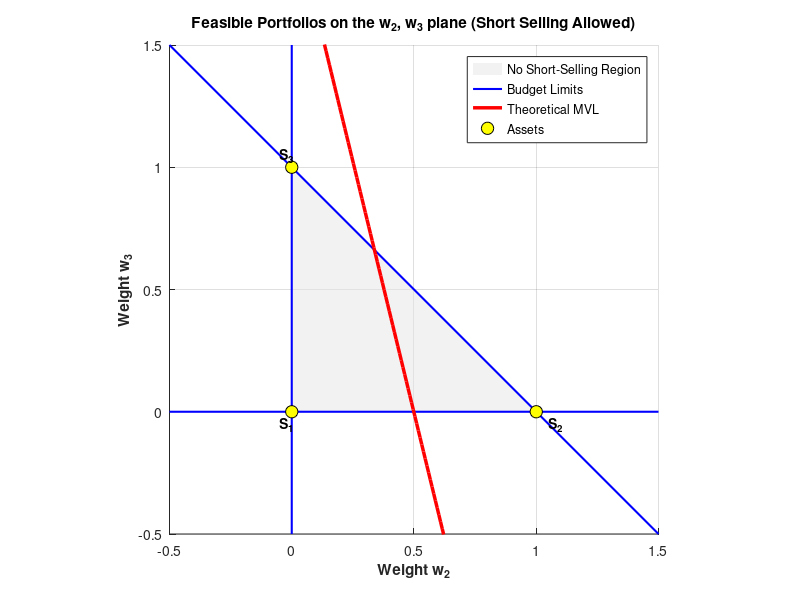
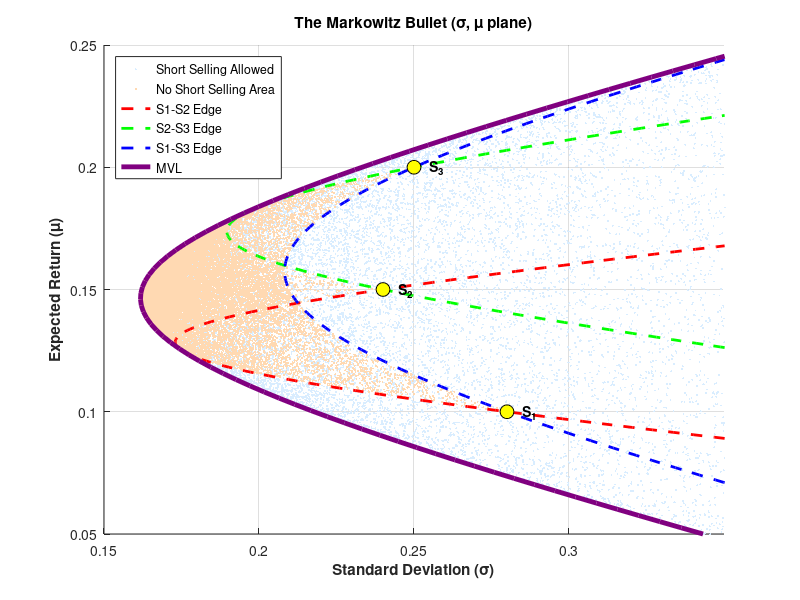
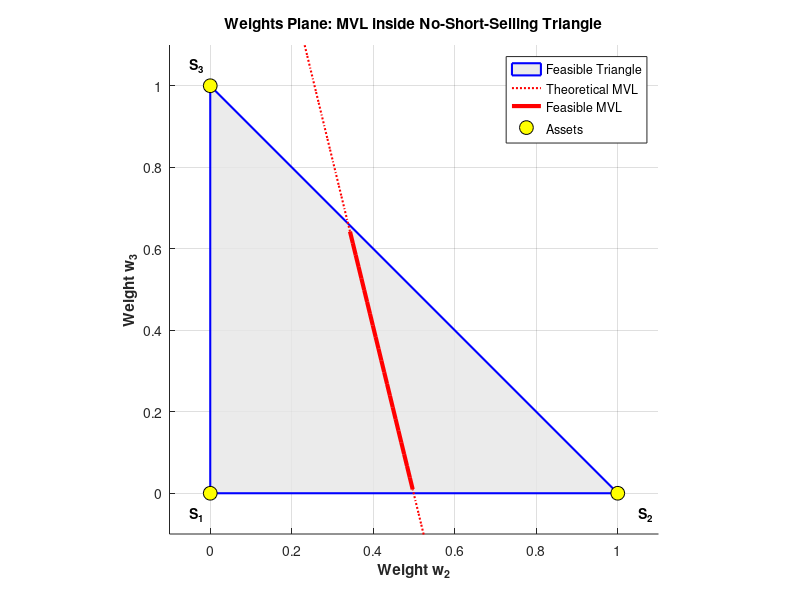
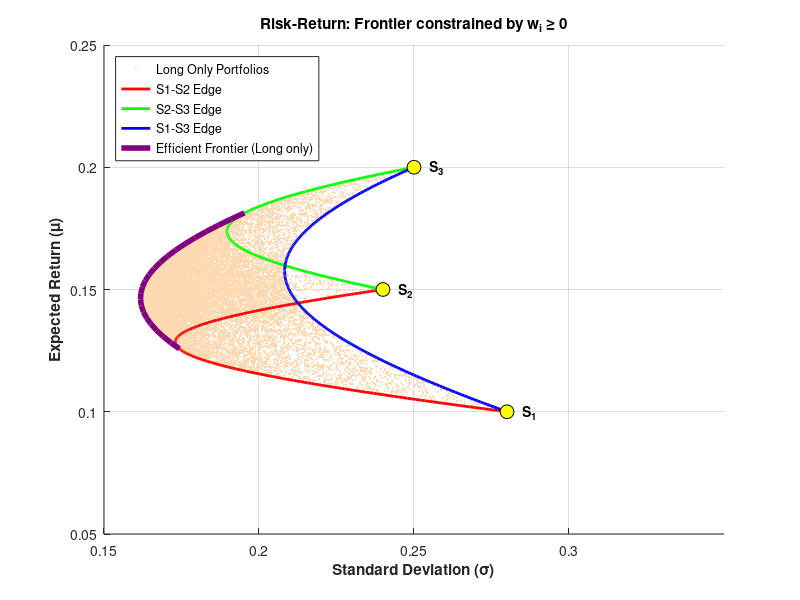

Here is the MATLAB script that generated these plots, in order:
% ==================================================
% FINANCIAL MATHEMATICS - PORTFOLIO OPTIMIZATION
% Chapter 3: Markowitz Bullet and Efficient Frontier
% ==================================================
clear; clc; close all;

% 1. ASSETS (expected return, standard deviation, correlation)
mu = [0.10, 0.15, 0.20];
sigma = [0.28, 0.24, 0.25];
rho = [ 1.00, -0.10,  0.25;
       -0.10,  1.00,  0.20;
        0.25,  0.20,  1.00];

% Covariance matrix: C = D * R * D
C = diag(sigma) * rho * diag(sigma); 

% 2. MVL COEFFICIENTS (w = mu * a + b)
a = [-8.614, -2.769, 11.384];
b = [ 1.578,  0.845, -1.422];

% Expected returns (mu) range
mu_range = linspace(0.05, 0.30, 100)';

% Compute MVL Weights and Risk dynamically (No hardcoded polynomials!)
w_mvl = [mu_range * a(1) + b(1), mu_range * a(2) + b(2), mu_range * a(3) + b(3)];
sigma_mvl = sqrt(sum((w_mvl * C) .* w_mvl, 2)); % Efficient matrix row-wise variance

% Identify feasible MVL points for the "No Short Selling" part (all w >= 0)
is_feasible = (w_mvl(:,1) >= 0) & (w_mvl(:,2) >= 0) & (w_mvl(:,3) >= 0);

% =====================================================
% FIGURE 1: Weights plane (w2, w3) - WITH SHORT SELLING
% =====================================================
figure('Name', 'Weights Plane: Short Selling Allowed', 'Color', 'w');
hold on; grid on;

% Triangle (No short-selling region)
fill([0, 1, 0], [0, 0, 1], [0.9 0.9 0.9], 'FaceAlpha', 0.5, 'EdgeColor', 'none', 'DisplayName', 'No Short-Selling Region');

% Extended Budget Lines
x_ext = [-0.5, 1.5];
plot(x_ext, [0, 0], 'b-', 'LineWidth', 1.5, 'HandleVisibility', 'off');
plot([0, 0], x_ext, 'b-', 'LineWidth', 1.5, 'HandleVisibility', 'off');
plot(x_ext, 1 - x_ext, 'b-', 'LineWidth', 1.5, 'DisplayName', 'Budget Limits');

% Minimum Variance Line (MVL)
plot(w_mvl(:,2), w_mvl(:,3), 'r-', 'LineWidth', 2.5, 'DisplayName', 'Theoretical MVL');

% Individual Assets
scatter([0, 1, 0], [0, 0, 1], 80, 'y', 'filled', 'MarkerEdgeColor', 'k', 'DisplayName', 'Assets');
text(-0.05, -0.05, 'S_1', 'FontWeight', 'bold');
text(1.05, -0.05, 'S_2', 'FontWeight', 'bold');
text(-0.05, 1.05, 'S_3', 'FontWeight', 'bold');

xlabel('Weight w_2', 'FontWeight', 'bold');
ylabel('Weight w_3', 'FontWeight', 'bold');
title('Feasible Portfolios on the w_2, w_3 plane (Short Selling Allowed)');
xlim([-0.5 1.5]); ylim([-0.5 1.5]); axis equal; legend('Location', 'best');

% ============================================================
% FIGURE 2: Risk-Return plane (sigma, mu) - WITH SHORT SELLING
% ============================================================
figure('Name', 'Risk-Return Plane : Short Selling Allowed', 'Color', 'w');
hold on; grid on;

N_pts = 30000;

% Random Portfolios (WITH short selling)
w_short = randn(N_pts, 3);
w_short = w_short ./ sum(w_short, 2);
mu_short = w_short * mu';
sigma_short = sqrt(sum((w_short * C) .* w_short, 2));
scatter(sigma_short, mu_short, 2, [0.85 0.93 1.00], 'filled', 'DisplayName', 'Short Selling Allowed');

% Random Portfolios (NO short selling)
w_noshort = rand(N_pts, 3);
w_noshort = w_noshort ./ sum(w_noshort, 2);
mu_noshort = w_noshort * mu';
sigma_noshort = sqrt(sum((w_noshort * C) .* w_noshort, 2));
scatter(sigma_noshort, mu_noshort, 2, [1.00 0.85 0.70], 'filled', 'DisplayName', 'No Short Selling Area');

% Two-security portfolio edges (Dynamic calculation)
w_ext = linspace(-0.5, 1.5, 200)';
w12 = [1-w_ext, w_ext, zeros(200,1)];
w23 = [zeros(200,1), 1-w_ext, w_ext];
w13 = [1-w_ext, zeros(200,1), w_ext];

plot(sqrt(sum((w12*C).*w12, 2)), w12*mu', 'r--', 'LineWidth', 2, 'DisplayName', 'S1-S2 Edge');
plot(sqrt(sum((w23*C).*w23, 2)), w23*mu', 'g--', 'LineWidth', 2, 'DisplayName', 'S2-S3 Edge');
plot(sqrt(sum((w13*C).*w13, 2)), w13*mu', 'b--', 'LineWidth', 2, 'DisplayName', 'S1-S3 Edge');

% Minimum Variance Line (The Markowitz Bullet)
plot(sigma_mvl, mu_range, '-', 'Color', [0.5 0 0.5], 'LineWidth', 3.5, 'DisplayName', 'MVL');

% Individual Assets
scatter(sigma, mu, 100, 'y', 'filled', 'MarkerEdgeColor', 'k', 'HandleVisibility', 'off');
text(sigma(1)+0.005, mu(1), 'S_1', 'FontWeight', 'bold');
text(sigma(2)+0.005, mu(2), 'S_2', 'FontWeight', 'bold');
text(sigma(3)+0.005, mu(3), 'S_3', 'FontWeight', 'bold');

xlabel('Standard Deviation (\sigma)', 'FontWeight', 'bold');
ylabel('Expected Return (\mu)', 'FontWeight', 'bold');
title('The Markowitz Bullet (\sigma, \mu plane)');
xlim([0.15 0.35]); ylim([0.05 0.25]);
legend('Location', 'northwest', 'AutoUpdate', 'off');

% =========================================================
% FIGURE 3: Weights plane (w2, w3) - NO SHORT SELLING
% =========================================================
figure('Name', 'Weights Plane: No Short Selling', 'Color', 'w');
hold on; grid on;

fill([0, 1, 0], [0, 0, 1], [0.9 0.9 0.9], 'FaceAlpha', 0.8, 'EdgeColor', 'b', 'LineWidth', 1.5, 'DisplayName', 'Feasible Triangle');
plot(w_mvl(:,2), w_mvl(:,3), 'r:', 'LineWidth', 1.5, 'DisplayName', 'Theoretical MVL');
plot(w_mvl(is_feasible, 2), w_mvl(is_feasible, 3), 'r-', 'LineWidth', 3, 'DisplayName', 'Feasible MVL');

scatter([0, 1, 0], [0, 0, 1], 100, 'y', 'filled', 'MarkerEdgeColor', 'k', 'DisplayName', 'Assets');
text(-0.05, -0.05, 'S_1', 'FontWeight', 'bold'); text(1.05, -0.05, 'S_2', 'FontWeight', 'bold'); text(-0.05, 1.05, 'S_3', 'FontWeight', 'bold');

xlabel('Weight w_2', 'FontWeight', 'bold'); ylabel('Weight w_3', 'FontWeight', 'bold');
title('Weights Plane: MVL inside No-Short-Selling Triangle');
xlim([-0.1 1.1]); ylim([-0.1 1.1]); axis equal; legend('Location', 'best');

% =========================================================
% FIGURE 4: Risk-Return plane (sigma, mu) - NO SHORT SELLING
% =========================================================
figure('Name', 'Risk-Return Plane: No Short Selling', 'Color', 'w');
hold on; grid on;

% Orange Area (Reused from Fig 2)
scatter(sigma_noshort, mu_noshort, 2, [1.00 0.85 0.70], 'filled', 'DisplayName', 'Long Only Portfolios');

% Constrained Edges (Weights strictly 0 to 1)
w_s = linspace(0, 1, 200)';
w12_ns = [1-w_s, w_s, zeros(200,1)]; w23_ns = [zeros(200,1), 1-w_s, w_s]; w13_ns = [1-w_s, zeros(200,1), w_s];
plot(sqrt(sum((w12_ns*C).*w12_ns, 2)), w12_ns*mu', 'r-', 'LineWidth', 2, 'DisplayName', 'S1-S2 Edge');
plot(sqrt(sum((w23_ns*C).*w23_ns, 2)), w23_ns*mu', 'g-', 'LineWidth', 2, 'DisplayName', 'S2-S3 Edge');
plot(sqrt(sum((w13_ns*C).*w13_ns, 2)), w13_ns*mu', 'b-', 'LineWidth', 2, 'DisplayName', 'S1-S3 Edge');

% Feasible Efficient Frontier
plot(sigma_mvl(is_feasible), mu_range(is_feasible), '-', 'Color', [0.5 0 0.5], 'LineWidth', 4, 'DisplayName', 'Efficient Frontier (Long only)');

scatter(sigma, mu, 100, 'y', 'filled', 'MarkerEdgeColor', 'k', 'HandleVisibility', 'off');
text(sigma(1)+0.005, mu(1), 'S_1', 'FontWeight', 'bold'); text(sigma(2)+0.005, mu(2), 'S_2', 'FontWeight', 'bold'); text(sigma(3)+0.005, mu(3), 'S_3', 'FontWeight', 'bold');

xlabel('Standard Deviation (\sigma)', 'FontWeight', 'bold'); ylabel('Expected Return (\mu)', 'FontWeight', 'bold');
title('Risk-Return: Frontier constrained by w_i \geq 0');
xlim([0.15 0.35]); ylim([0.05 0.25]); legend('Location', 'northwest');

% --- Auto-export to your specific images folder ---

if ~exist('../images', 'dir'), mkdir('../images'); end % Create 'images' if not exist

exportgraphics(figure(1), '../images/Figure1_Short_Weights.png', 'Resolution', 300);
exportgraphics(figure(2), '../images/Figure2_Short_Risk.png', 'Resolution', 300);
exportgraphics(figure(3), '../images/Figure3_NoShort_Weights.png', 'Resolution', 300);
exportgraphics(figure(4), '../images/Figure4_NoShort_Risk.png', 'Resolution', 300);